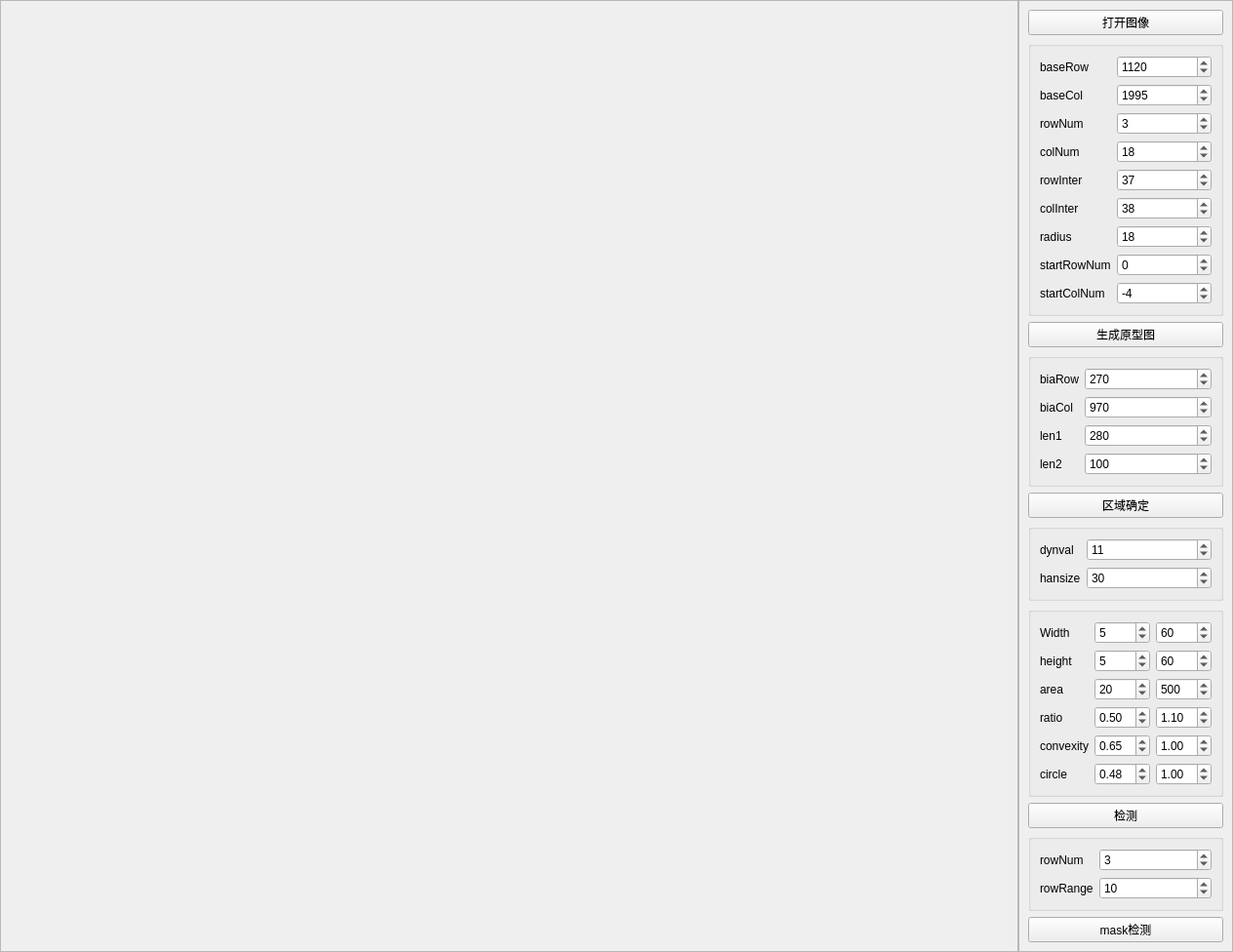
<?xml version="1.0" encoding="UTF-8"?>
<ui version="4.0">
 <class>test</class>
 <widget class="QWidget" name="test">
  <property name="geometry">
   <rect>
    <x>0</x>
    <y>0</y>
    <width>1264</width>
    <height>895</height>
   </rect>
  </property>
  <property name="windowTitle">
   <string>Form</string>
  </property>
  <layout class="QHBoxLayout" name="horizontalLayout">
   <property name="spacing">
    <number>0</number>
   </property>
   <property name="leftMargin">
    <number>0</number>
   </property>
   <property name="topMargin">
    <number>0</number>
   </property>
   <property name="rightMargin">
    <number>0</number>
   </property>
   <property name="bottomMargin">
    <number>0</number>
   </property>
   <item>
    <widget class="QFrame" name="frame">
     <property name="sizePolicy">
      <sizepolicy hsizetype="Preferred" vsizetype="Preferred">
       <horstretch>7</horstretch>
       <verstretch>0</verstretch>
      </sizepolicy>
     </property>
     <property name="frameShape">
      <enum>QFrame::StyledPanel</enum>
     </property>
     <property name="frameShadow">
      <enum>QFrame::Raised</enum>
     </property>
     <layout class="QHBoxLayout" name="horizontalLayout_3">
      <property name="spacing">
       <number>0</number>
      </property>
      <property name="leftMargin">
       <number>0</number>
      </property>
      <property name="topMargin">
       <number>0</number>
      </property>
      <property name="rightMargin">
       <number>0</number>
      </property>
      <property name="bottomMargin">
       <number>0</number>
      </property>
      <item>
       <layout class="QHBoxLayout" name="lay_image">
        <property name="spacing">
         <number>0</number>
        </property>
       </layout>
      </item>
     </layout>
    </widget>
   </item>
   <item>
    <widget class="QFrame" name="frame_2">
     <property name="sizePolicy">
      <sizepolicy hsizetype="Preferred" vsizetype="Preferred">
       <horstretch>1</horstretch>
       <verstretch>0</verstretch>
      </sizepolicy>
     </property>
     <property name="frameShape">
      <enum>QFrame::StyledPanel</enum>
     </property>
     <property name="frameShadow">
      <enum>QFrame::Raised</enum>
     </property>
     <layout class="QVBoxLayout" name="verticalLayout">
      <item>
       <widget class="QPushButton" name="btn_">
        <property name="text">
         <string>打开图像</string>
        </property>
       </widget>
      </item>
      <item>
       <widget class="QGroupBox" name="groupBox_4">
        <property name="title">
         <string/>
        </property>
        <layout class="QFormLayout" name="formLayout_3">
         <item row="0" column="0">
          <widget class="QLabel" name="label_7">
           <property name="text">
            <string>baseRow</string>
           </property>
          </widget>
         </item>
         <item row="0" column="1">
          <widget class="QSpinBox" name="spin_baseRow">
           <property name="maximum">
            <number>9999</number>
           </property>
           <property name="value">
            <number>1120</number>
           </property>
          </widget>
         </item>
         <item row="1" column="0">
          <widget class="QLabel" name="label_2">
           <property name="text">
            <string>baseCol</string>
           </property>
          </widget>
         </item>
         <item row="1" column="1">
          <widget class="QSpinBox" name="spin_baseCol">
           <property name="maximum">
            <number>9999</number>
           </property>
           <property name="value">
            <number>1995</number>
           </property>
          </widget>
         </item>
         <item row="2" column="0">
          <widget class="QLabel" name="label_19">
           <property name="text">
            <string>rowNum</string>
           </property>
          </widget>
         </item>
         <item row="2" column="1">
          <widget class="QSpinBox" name="spin_rowNum">
           <property name="maximum">
            <number>9999</number>
           </property>
           <property name="value">
            <number>3</number>
           </property>
          </widget>
         </item>
         <item row="3" column="0">
          <widget class="QLabel" name="label_16">
           <property name="text">
            <string>colNum</string>
           </property>
          </widget>
         </item>
         <item row="3" column="1">
          <widget class="QSpinBox" name="spin_colNum">
           <property name="maximum">
            <number>9999</number>
           </property>
           <property name="value">
            <number>18</number>
           </property>
          </widget>
         </item>
         <item row="4" column="0">
          <widget class="QLabel" name="label_17">
           <property name="text">
            <string>rowInter</string>
           </property>
          </widget>
         </item>
         <item row="4" column="1">
          <widget class="QSpinBox" name="spin_rowInter">
           <property name="maximum">
            <number>9999</number>
           </property>
           <property name="value">
            <number>37</number>
           </property>
          </widget>
         </item>
         <item row="5" column="0">
          <widget class="QLabel" name="label_18">
           <property name="text">
            <string>colInter</string>
           </property>
          </widget>
         </item>
         <item row="5" column="1">
          <widget class="QSpinBox" name="spin_colInter">
           <property name="maximum">
            <number>9999</number>
           </property>
           <property name="value">
            <number>38</number>
           </property>
          </widget>
         </item>
         <item row="6" column="0">
          <widget class="QLabel" name="label_20">
           <property name="text">
            <string>radius</string>
           </property>
          </widget>
         </item>
         <item row="6" column="1">
          <widget class="QSpinBox" name="spin_radius">
           <property name="maximum">
            <number>9999</number>
           </property>
           <property name="value">
            <number>18</number>
           </property>
          </widget>
         </item>
         <item row="7" column="0">
          <widget class="QLabel" name="label_21">
           <property name="text">
            <string>startRowNum</string>
           </property>
          </widget>
         </item>
         <item row="7" column="1">
          <widget class="QSpinBox" name="spin_startRowNum">
           <property name="minimum">
            <number>-100</number>
           </property>
           <property name="maximum">
            <number>9999</number>
           </property>
           <property name="value">
            <number>0</number>
           </property>
          </widget>
         </item>
         <item row="9" column="0">
          <widget class="QLabel" name="label_22">
           <property name="text">
            <string>startColNum</string>
           </property>
          </widget>
         </item>
         <item row="9" column="1">
          <widget class="QSpinBox" name="spin_startColNum">
           <property name="minimum">
            <number>-100</number>
           </property>
           <property name="maximum">
            <number>9999</number>
           </property>
           <property name="value">
            <number>-4</number>
           </property>
          </widget>
         </item>
        </layout>
       </widget>
      </item>
      <item>
       <widget class="QPushButton" name="btn_getCircle">
        <property name="text">
         <string>生成原型图</string>
        </property>
       </widget>
      </item>
      <item>
       <widget class="QGroupBox" name="groupBox">
        <property name="title">
         <string/>
        </property>
        <layout class="QFormLayout" name="formLayout_2">
         <item row="0" column="0">
          <widget class="QLabel" name="label_3">
           <property name="text">
            <string>biaRow</string>
           </property>
          </widget>
         </item>
         <item row="0" column="1">
          <widget class="QSpinBox" name="spin_biaRow">
           <property name="maximum">
            <number>9999</number>
           </property>
           <property name="value">
            <number>270</number>
           </property>
          </widget>
         </item>
         <item row="1" column="0">
          <widget class="QLabel" name="label">
           <property name="text">
            <string>biaCol</string>
           </property>
          </widget>
         </item>
         <item row="1" column="1">
          <widget class="QSpinBox" name="spin_biaCol">
           <property name="maximum">
            <number>9999</number>
           </property>
           <property name="value">
            <number>970</number>
           </property>
          </widget>
         </item>
         <item row="2" column="0">
          <widget class="QLabel" name="label_8">
           <property name="text">
            <string>len1</string>
           </property>
          </widget>
         </item>
         <item row="2" column="1">
          <widget class="QSpinBox" name="spin_len1">
           <property name="maximum">
            <number>9999</number>
           </property>
           <property name="value">
            <number>280</number>
           </property>
          </widget>
         </item>
         <item row="3" column="0">
          <widget class="QLabel" name="label_9">
           <property name="text">
            <string>len2</string>
           </property>
          </widget>
         </item>
         <item row="3" column="1">
          <widget class="QSpinBox" name="spin_len2">
           <property name="maximum">
            <number>9999</number>
           </property>
           <property name="value">
            <number>100</number>
           </property>
          </widget>
         </item>
        </layout>
       </widget>
      </item>
      <item>
       <widget class="QPushButton" name="pushButton">
        <property name="text">
         <string>区域确定</string>
        </property>
        <property name="shortcut">
         <string>Return</string>
        </property>
       </widget>
      </item>
      <item>
       <widget class="QGroupBox" name="groupBox_2">
        <property name="title">
         <string/>
        </property>
        <layout class="QFormLayout" name="formLayout">
         <item row="0" column="0">
          <widget class="QLabel" name="label_4">
           <property name="text">
            <string>dynval</string>
           </property>
          </widget>
         </item>
         <item row="0" column="1">
          <widget class="QSpinBox" name="spin_dynval">
           <property name="maximum">
            <number>9999</number>
           </property>
           <property name="value">
            <number>11</number>
           </property>
          </widget>
         </item>
         <item row="1" column="0">
          <widget class="QLabel" name="label_6">
           <property name="text">
            <string>hansize</string>
           </property>
          </widget>
         </item>
         <item row="1" column="1">
          <widget class="QSpinBox" name="spin_hansize">
           <property name="maximum">
            <number>9999</number>
           </property>
           <property name="value">
            <number>30</number>
           </property>
          </widget>
         </item>
        </layout>
       </widget>
      </item>
      <item>
       <widget class="QGroupBox" name="groupBox_3">
        <property name="title">
         <string/>
        </property>
        <layout class="QGridLayout" name="gridLayout">
         <item row="1" column="1">
          <widget class="QSpinBox" name="spin_heightMin">
           <property name="maximum">
            <number>9999</number>
           </property>
           <property name="value">
            <number>5</number>
           </property>
          </widget>
         </item>
         <item row="2" column="0">
          <widget class="QLabel" name="label_11">
           <property name="text">
            <string>area</string>
           </property>
          </widget>
         </item>
         <item row="3" column="1">
          <widget class="QDoubleSpinBox" name="spin_ratioMin">
           <property name="singleStep">
            <double>0.050000000000000</double>
           </property>
           <property name="value">
            <double>0.500000000000000</double>
           </property>
          </widget>
         </item>
         <item row="3" column="2">
          <widget class="QDoubleSpinBox" name="spin_ratioMax">
           <property name="singleStep">
            <double>0.050000000000000</double>
           </property>
           <property name="value">
            <double>1.100000000000000</double>
           </property>
          </widget>
         </item>
         <item row="4" column="2">
          <widget class="QDoubleSpinBox" name="spin_conMax">
           <property name="singleStep">
            <double>0.010000000000000</double>
           </property>
           <property name="value">
            <double>1.000000000000000</double>
           </property>
          </widget>
         </item>
         <item row="0" column="0">
          <widget class="QLabel" name="label_5">
           <property name="text">
            <string>Width</string>
           </property>
          </widget>
         </item>
         <item row="2" column="2">
          <widget class="QSpinBox" name="spin_areaMax">
           <property name="maximum">
            <number>9999</number>
           </property>
           <property name="value">
            <number>500</number>
           </property>
          </widget>
         </item>
         <item row="1" column="0">
          <widget class="QLabel" name="label_10">
           <property name="text">
            <string>height</string>
           </property>
          </widget>
         </item>
         <item row="1" column="2">
          <widget class="QSpinBox" name="spin_heightMax">
           <property name="maximum">
            <number>9999</number>
           </property>
           <property name="value">
            <number>60</number>
           </property>
          </widget>
         </item>
         <item row="5" column="0">
          <widget class="QLabel" name="label_14">
           <property name="text">
            <string>circle</string>
           </property>
          </widget>
         </item>
         <item row="5" column="2">
          <widget class="QDoubleSpinBox" name="spin_circleMax">
           <property name="singleStep">
            <double>0.010000000000000</double>
           </property>
           <property name="value">
            <double>1.000000000000000</double>
           </property>
          </widget>
         </item>
         <item row="4" column="1">
          <widget class="QDoubleSpinBox" name="spin_conMin">
           <property name="singleStep">
            <double>0.010000000000000</double>
           </property>
           <property name="value">
            <double>0.650000000000000</double>
           </property>
          </widget>
         </item>
         <item row="3" column="0">
          <widget class="QLabel" name="label_12">
           <property name="text">
            <string>ratio</string>
           </property>
          </widget>
         </item>
         <item row="5" column="1">
          <widget class="QDoubleSpinBox" name="spin_circleMin">
           <property name="singleStep">
            <double>0.010000000000000</double>
           </property>
           <property name="value">
            <double>0.480000000000000</double>
           </property>
          </widget>
         </item>
         <item row="0" column="1">
          <widget class="QSpinBox" name="spin_widthMin">
           <property name="maximum">
            <number>9999</number>
           </property>
           <property name="value">
            <number>5</number>
           </property>
          </widget>
         </item>
         <item row="2" column="1">
          <widget class="QSpinBox" name="spin_areaMin">
           <property name="maximum">
            <number>9999</number>
           </property>
           <property name="value">
            <number>20</number>
           </property>
          </widget>
         </item>
         <item row="4" column="0">
          <widget class="QLabel" name="label_13">
           <property name="text">
            <string>convexity</string>
           </property>
          </widget>
         </item>
         <item row="0" column="2">
          <widget class="QSpinBox" name="spin_widthMax">
           <property name="maximum">
            <number>9999</number>
           </property>
           <property name="value">
            <number>60</number>
           </property>
          </widget>
         </item>
        </layout>
       </widget>
      </item>
      <item>
       <spacer name="verticalSpacer">
        <property name="orientation">
         <enum>Qt::Vertical</enum>
        </property>
        <property name="sizeHint" stdset="0">
         <size>
          <width>20</width>
          <height>40</height>
         </size>
        </property>
       </spacer>
      </item>
      <item>
       <widget class="QPushButton" name="pushButton_2">
        <property name="text">
         <string>检测</string>
        </property>
        <property name="shortcut">
         <string>Return</string>
        </property>
       </widget>
      </item>
      <item>
       <widget class="QGroupBox" name="groupBox_5">
        <property name="title">
         <string/>
        </property>
        <layout class="QFormLayout" name="formLayout_4">
         <item row="0" column="0">
          <widget class="QLabel" name="label_15">
           <property name="text">
            <string>rowNum</string>
           </property>
          </widget>
         </item>
         <item row="0" column="1">
          <widget class="QSpinBox" name="spin_rowNumVal">
           <property name="maximum">
            <number>9999</number>
           </property>
           <property name="value">
            <number>3</number>
           </property>
          </widget>
         </item>
         <item row="1" column="0">
          <widget class="QLabel" name="label_24">
           <property name="text">
            <string>rowRange</string>
           </property>
          </widget>
         </item>
         <item row="1" column="1">
          <widget class="QSpinBox" name="spin_rowRange">
           <property name="maximum">
            <number>9999</number>
           </property>
           <property name="value">
            <number>10</number>
           </property>
          </widget>
         </item>
        </layout>
       </widget>
      </item>
      <item>
       <widget class="QPushButton" name="btn_maskTest">
        <property name="text">
         <string>mask检测</string>
        </property>
       </widget>
      </item>
     </layout>
    </widget>
   </item>
  </layout>
 </widget>
 <resources/>
 <connections>
  <connection>
   <sender>spin_dynval</sender>
   <signal>valueChanged(int)</signal>
   <receiver>pushButton_2</receiver>
   <slot>click()</slot>
   <hints>
    <hint type="sourcelabel">
     <x>1204</x>
     <y>517</y>
    </hint>
    <hint type="destinationlabel">
     <x>1214</x>
     <y>776</y>
    </hint>
   </hints>
  </connection>
  <connection>
   <sender>spin_hansize</sender>
   <signal>valueChanged(int)</signal>
   <receiver>pushButton_2</receiver>
   <slot>click()</slot>
   <hints>
    <hint type="sourcelabel">
     <x>1204</x>
     <y>543</y>
    </hint>
    <hint type="destinationlabel">
     <x>1214</x>
     <y>776</y>
    </hint>
   </hints>
  </connection>
  <connection>
   <sender>spin_widthMin</sender>
   <signal>valueChanged(int)</signal>
   <receiver>pushButton_2</receiver>
   <slot>click()</slot>
   <hints>
    <hint type="sourcelabel">
     <x>1144</x>
     <y>601</y>
    </hint>
    <hint type="destinationlabel">
     <x>1214</x>
     <y>776</y>
    </hint>
   </hints>
  </connection>
  <connection>
   <sender>spin_widthMax</sender>
   <signal>valueChanged(int)</signal>
   <receiver>pushButton_2</receiver>
   <slot>click()</slot>
   <hints>
    <hint type="sourcelabel">
     <x>1204</x>
     <y>601</y>
    </hint>
    <hint type="destinationlabel">
     <x>1214</x>
     <y>776</y>
    </hint>
   </hints>
  </connection>
  <connection>
   <sender>spin_heightMin</sender>
   <signal>valueChanged(int)</signal>
   <receiver>pushButton_2</receiver>
   <slot>click()</slot>
   <hints>
    <hint type="sourcelabel">
     <x>1144</x>
     <y>627</y>
    </hint>
    <hint type="destinationlabel">
     <x>1214</x>
     <y>776</y>
    </hint>
   </hints>
  </connection>
  <connection>
   <sender>spin_heightMax</sender>
   <signal>valueChanged(int)</signal>
   <receiver>pushButton_2</receiver>
   <slot>click()</slot>
   <hints>
    <hint type="sourcelabel">
     <x>1204</x>
     <y>627</y>
    </hint>
    <hint type="destinationlabel">
     <x>1214</x>
     <y>776</y>
    </hint>
   </hints>
  </connection>
  <connection>
   <sender>spin_areaMin</sender>
   <signal>valueChanged(int)</signal>
   <receiver>pushButton_2</receiver>
   <slot>click()</slot>
   <hints>
    <hint type="sourcelabel">
     <x>1144</x>
     <y>653</y>
    </hint>
    <hint type="destinationlabel">
     <x>1214</x>
     <y>776</y>
    </hint>
   </hints>
  </connection>
  <connection>
   <sender>spin_areaMax</sender>
   <signal>valueChanged(int)</signal>
   <receiver>pushButton_2</receiver>
   <slot>click()</slot>
   <hints>
    <hint type="sourcelabel">
     <x>1204</x>
     <y>653</y>
    </hint>
    <hint type="destinationlabel">
     <x>1214</x>
     <y>776</y>
    </hint>
   </hints>
  </connection>
  <connection>
   <sender>spin_ratioMin</sender>
   <signal>valueChanged(double)</signal>
   <receiver>pushButton_2</receiver>
   <slot>click()</slot>
   <hints>
    <hint type="sourcelabel">
     <x>1144</x>
     <y>679</y>
    </hint>
    <hint type="destinationlabel">
     <x>1214</x>
     <y>776</y>
    </hint>
   </hints>
  </connection>
  <connection>
   <sender>spin_ratioMax</sender>
   <signal>valueChanged(double)</signal>
   <receiver>pushButton_2</receiver>
   <slot>click()</slot>
   <hints>
    <hint type="sourcelabel">
     <x>1204</x>
     <y>679</y>
    </hint>
    <hint type="destinationlabel">
     <x>1214</x>
     <y>776</y>
    </hint>
   </hints>
  </connection>
  <connection>
   <sender>spin_conMin</sender>
   <signal>valueChanged(double)</signal>
   <receiver>pushButton_2</receiver>
   <slot>click()</slot>
   <hints>
    <hint type="sourcelabel">
     <x>1144</x>
     <y>705</y>
    </hint>
    <hint type="destinationlabel">
     <x>1214</x>
     <y>776</y>
    </hint>
   </hints>
  </connection>
  <connection>
   <sender>spin_conMax</sender>
   <signal>valueChanged(double)</signal>
   <receiver>pushButton_2</receiver>
   <slot>click()</slot>
   <hints>
    <hint type="sourcelabel">
     <x>1204</x>
     <y>705</y>
    </hint>
    <hint type="destinationlabel">
     <x>1214</x>
     <y>776</y>
    </hint>
   </hints>
  </connection>
  <connection>
   <sender>spin_circleMin</sender>
   <signal>valueChanged(double)</signal>
   <receiver>pushButton_2</receiver>
   <slot>click()</slot>
   <hints>
    <hint type="sourcelabel">
     <x>1144</x>
     <y>731</y>
    </hint>
    <hint type="destinationlabel">
     <x>1214</x>
     <y>776</y>
    </hint>
   </hints>
  </connection>
  <connection>
   <sender>spin_circleMax</sender>
   <signal>valueChanged(double)</signal>
   <receiver>pushButton_2</receiver>
   <slot>click()</slot>
   <hints>
    <hint type="sourcelabel">
     <x>1204</x>
     <y>731</y>
    </hint>
    <hint type="destinationlabel">
     <x>1214</x>
     <y>776</y>
    </hint>
   </hints>
  </connection>
  <connection>
   <sender>spin_baseRow</sender>
   <signal>valueChanged(int)</signal>
   <receiver>btn_getCircle</receiver>
   <slot>click()</slot>
   <hints>
    <hint type="sourcelabel">
     <x>1204</x>
     <y>77</y>
    </hint>
    <hint type="destinationlabel">
     <x>1214</x>
     <y>304</y>
    </hint>
   </hints>
  </connection>
  <connection>
   <sender>spin_baseCol</sender>
   <signal>valueChanged(int)</signal>
   <receiver>btn_getCircle</receiver>
   <slot>click()</slot>
   <hints>
    <hint type="sourcelabel">
     <x>1108</x>
     <y>99</y>
    </hint>
    <hint type="destinationlabel">
     <x>1214</x>
     <y>304</y>
    </hint>
   </hints>
  </connection>
  <connection>
   <sender>spin_rowNum</sender>
   <signal>valueChanged(int)</signal>
   <receiver>btn_getCircle</receiver>
   <slot>click()</slot>
   <hints>
    <hint type="sourcelabel">
     <x>1123</x>
     <y>119</y>
    </hint>
    <hint type="destinationlabel">
     <x>1214</x>
     <y>304</y>
    </hint>
   </hints>
  </connection>
  <connection>
   <sender>spin_startColNum</sender>
   <signal>valueChanged(int)</signal>
   <receiver>btn_getCircle</receiver>
   <slot>click()</slot>
   <hints>
    <hint type="sourcelabel">
     <x>1204</x>
     <y>265</y>
    </hint>
    <hint type="destinationlabel">
     <x>1214</x>
     <y>304</y>
    </hint>
   </hints>
  </connection>
  <connection>
   <sender>spin_startRowNum</sender>
   <signal>valueChanged(int)</signal>
   <receiver>btn_getCircle</receiver>
   <slot>click()</slot>
   <hints>
    <hint type="sourcelabel">
     <x>1204</x>
     <y>236</y>
    </hint>
    <hint type="destinationlabel">
     <x>1214</x>
     <y>304</y>
    </hint>
   </hints>
  </connection>
  <connection>
   <sender>spin_radius</sender>
   <signal>valueChanged(int)</signal>
   <receiver>btn_getCircle</receiver>
   <slot>click()</slot>
   <hints>
    <hint type="sourcelabel">
     <x>1204</x>
     <y>214</y>
    </hint>
    <hint type="destinationlabel">
     <x>1214</x>
     <y>304</y>
    </hint>
   </hints>
  </connection>
  <connection>
   <sender>spin_colInter</sender>
   <signal>valueChanged(int)</signal>
   <receiver>btn_getCircle</receiver>
   <slot>click()</slot>
   <hints>
    <hint type="sourcelabel">
     <x>1204</x>
     <y>191</y>
    </hint>
    <hint type="destinationlabel">
     <x>1214</x>
     <y>304</y>
    </hint>
   </hints>
  </connection>
  <connection>
   <sender>spin_rowInter</sender>
   <signal>valueChanged(int)</signal>
   <receiver>btn_getCircle</receiver>
   <slot>click()</slot>
   <hints>
    <hint type="sourcelabel">
     <x>1204</x>
     <y>168</y>
    </hint>
    <hint type="destinationlabel">
     <x>1214</x>
     <y>304</y>
    </hint>
   </hints>
  </connection>
  <connection>
   <sender>spin_colNum</sender>
   <signal>valueChanged(int)</signal>
   <receiver>btn_getCircle</receiver>
   <slot>click()</slot>
   <hints>
    <hint type="sourcelabel">
     <x>1204</x>
     <y>145</y>
    </hint>
    <hint type="destinationlabel">
     <x>1214</x>
     <y>304</y>
    </hint>
   </hints>
  </connection>
  <connection>
   <sender>spin_biaRow</sender>
   <signal>valueChanged(int)</signal>
   <receiver>pushButton</receiver>
   <slot>click()</slot>
   <hints>
    <hint type="sourcelabel">
     <x>1087</x>
     <y>343</y>
    </hint>
    <hint type="destinationlabel">
     <x>1041</x>
     <y>461</y>
    </hint>
   </hints>
  </connection>
  <connection>
   <sender>spin_biaCol</sender>
   <signal>valueChanged(int)</signal>
   <receiver>pushButton</receiver>
   <slot>click()</slot>
   <hints>
    <hint type="sourcelabel">
     <x>1109</x>
     <y>370</y>
    </hint>
    <hint type="destinationlabel">
     <x>1056</x>
     <y>461</y>
    </hint>
   </hints>
  </connection>
  <connection>
   <sender>spin_len1</sender>
   <signal>valueChanged(int)</signal>
   <receiver>pushButton</receiver>
   <slot>click()</slot>
   <hints>
    <hint type="sourcelabel">
     <x>1108</x>
     <y>398</y>
    </hint>
    <hint type="destinationlabel">
     <x>1073</x>
     <y>455</y>
    </hint>
   </hints>
  </connection>
  <connection>
   <sender>spin_len2</sender>
   <signal>valueChanged(int)</signal>
   <receiver>pushButton</receiver>
   <slot>click()</slot>
   <hints>
    <hint type="sourcelabel">
     <x>1126</x>
     <y>418</y>
    </hint>
    <hint type="destinationlabel">
     <x>1115</x>
     <y>453</y>
    </hint>
   </hints>
  </connection>
 </connections>
</ui>
